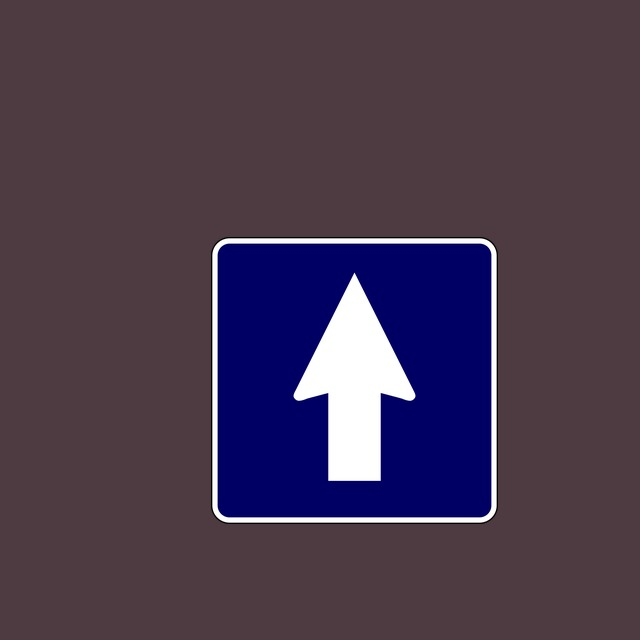
#> input picture ai/dataset_10/images/train/I_ONE_WAY_TRAFFIC_One-way traffic_04.jpg, 640 x 640 px
$ python -i live_sign_presence.py   (imports and definitions only)
#> lines starting #> are read from the running program, lines starting #| are printed output that depends on the picture; after the words box and inside, x2 and y2 are one past the last pixel; in counts of white or black regions, pixels touching at a corner belong together
"""
OpenCV checks that a live webcam crop actually contains a traffic sign.

Rejects faces, blank walls, and weak histogram false positives before catalog/YOLO.
"""
from __future__ import annotations

import logging

import cv2
import numpy as np
from django.conf import settings

logger = logging.getLogger(__name__)


def _read_bgr(image_path: str):
    try:
        return cv2.imread(str(image_path))
#> returned value is the input picture: shape (640, 640, 3); mean B, G, R 78.3, 58.3, 73.5
    except OSError:
        return None


def analyze_live_sign_presence(image_path: str) -> dict:
    """
    Return presence metrics for a live webcam crop.
    Keys: present, sign_color_ratio, skin_ratio, sign_blob_ratio, edge_density
    """
    img = _read_bgr(image_path)
    if img is None:
        return {
            'present': False,
            'sign_color_ratio': 0.0,
            'skin_ratio': 0.0,
            'sign_blob_ratio': 0.0,
            'edge_density': 0.0,
        }

    h, w = img.shape[:2]
#> h = 640; w = 640
    if h < 48 or w < 48:
        return {
            'present': False,
            'sign_color_ratio': 0.0,
            'skin_ratio': 0.0,
            'sign_blob_ratio': 0.0,
            'edge_density': 0.0,
        }

    area_total = float(h * w)
#> area_total = 409600
    hsv = cv2.cvtColor(img, cv2.COLOR_BGR2HSV)
#> hsv: shape (640, 640, 3); mean H, S, V 157.4, 89, 88.7

    skin = cv2.inRange(hsv, np.array([0, 28, 50]), np.array([22, 190, 255]))
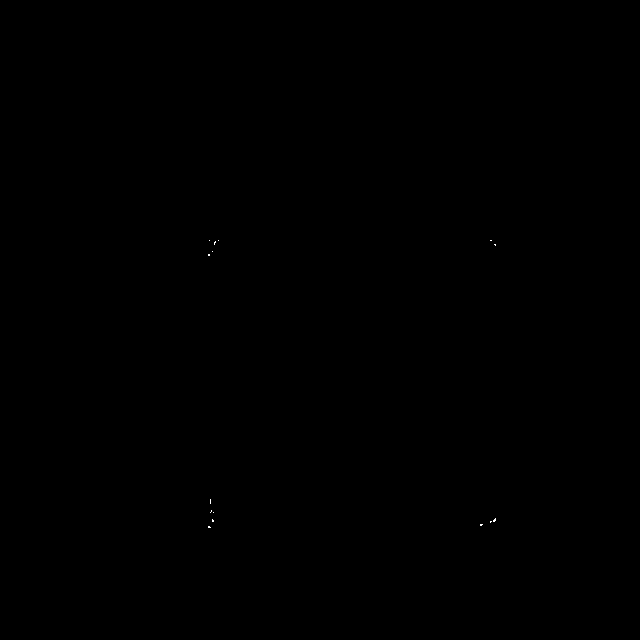
#> skin: shape (640, 640); 0.01% white in thin lines or dots, all inside (x1, y1, x2, y2) = (208, 240, 496, 528)
    skin |= cv2.inRange(hsv, np.array([0, 15, 40]), np.array([18, 160, 230]))
    skin_ratio = float(np.mean(skin > 0))
#> skin_ratio = 0.000134

    red = cv2.inRange(hsv, np.array([0, 70, 70]), np.array([12, 255, 255]))
#> red: shape (640, 640); every value is 0
    red |= cv2.inRange(hsv, np.array([165, 70, 70]), np.array([180, 255, 255]))
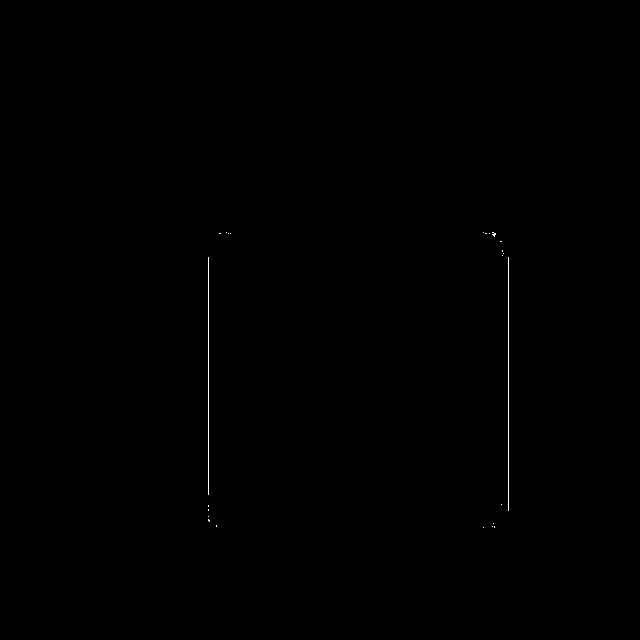
#> red: shape (640, 640); 0.13% white in thin lines or dots, all inside (x1, y1, x2, y2) = (208, 232, 509, 528)
    yellow = cv2.inRange(hsv, np.array([14, 70, 70]), np.array([42, 255, 255]))
    blue = cv2.inRange(hsv, np.array([88, 45, 45]), np.array([132, 255, 255]))
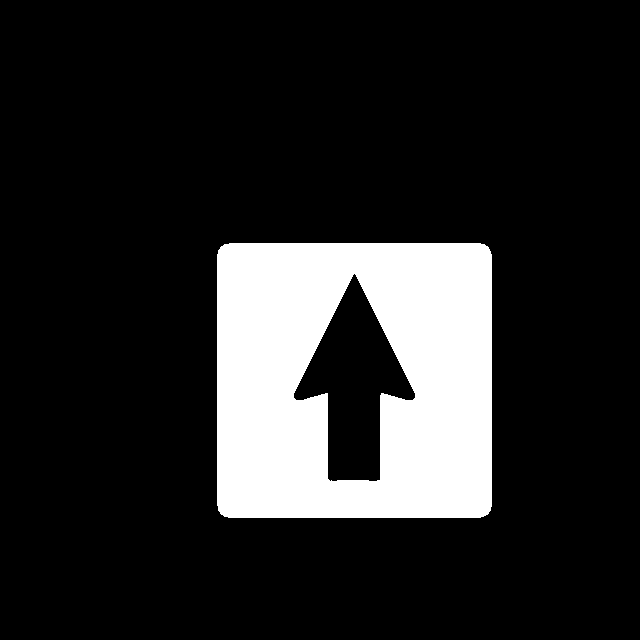
#> blue: shape (640, 640); 15.5% white; 1 white region, box (x1, y1, x2, y2) and area: (217, 243, 492, 518) 63446
    sign_mask = cv2.bitwise_or(cv2.bitwise_or(red, yellow), blue)
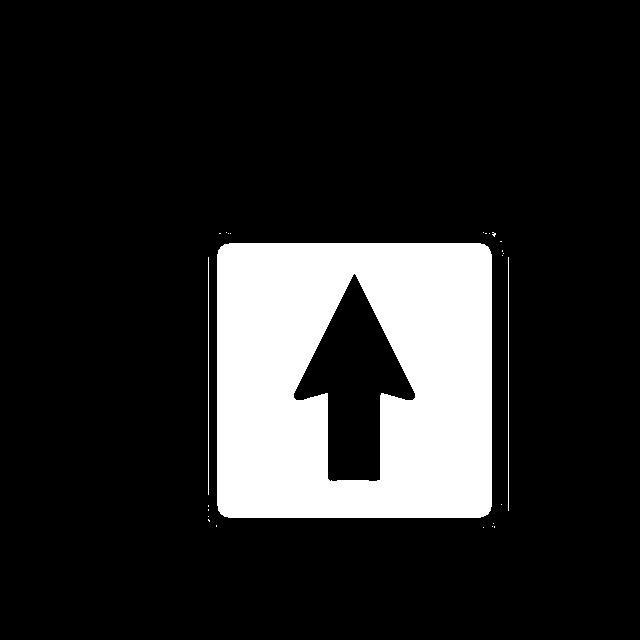
#> sign_mask: shape (640, 640); 15.6% white; 25 white regions (22 under 20 px), largest, box (x1, y1, x2, y2) and area: (217, 243, 492, 518) 63446, (508, 257, 509, 511) 254, (208, 257, 209, 495) 238
    sign_mask = cv2.morphologyEx(sign_mask, cv2.MORPH_CLOSE, np.ones((5, 5), np.uint8))
#> sign_mask: shape (640, 640); 15.6% white; 16 white regions (12 under 20 px)
    sign_color_ratio = float(np.count_nonzero(sign_mask)) / area_total
#> sign_color_ratio = 0.156

    sign_blob_ratio = 0.0
    contours, _ = cv2.findContours(sign_mask, cv2.RETR_EXTERNAL, cv2.CHAIN_APPROX_SIMPLE)
#> contours = 16 contours, 15 with area under 20; largest, box (x1, y1, x2, y2) and area: (217, 243, 492, 518) 74926
    for cnt in sorted(contours, key=cv2.contourArea, reverse=True)[:6]:
        blob_area = cv2.contourArea(cnt)
        ratio = blob_area / area_total
        if ratio < 0.025:
            continue
        x, y, bw, bh = cv2.boundingRect(cnt)
        aspect = bw / max(bh, 1)
        if 0.35 <= aspect <= 2.8:
            sign_blob_ratio = max(sign_blob_ratio, ratio)
            break
#> this loop made 1 pass
#> (blob_area, ratio, x, y, bw, bh, aspect, sign_blob_ratio) on pass 1: (74926, 0.183, 217, 243, 275, 275, 1, 0.183)

    gray = cv2.cvtColor(img, cv2.COLOR_BGR2GRAY)
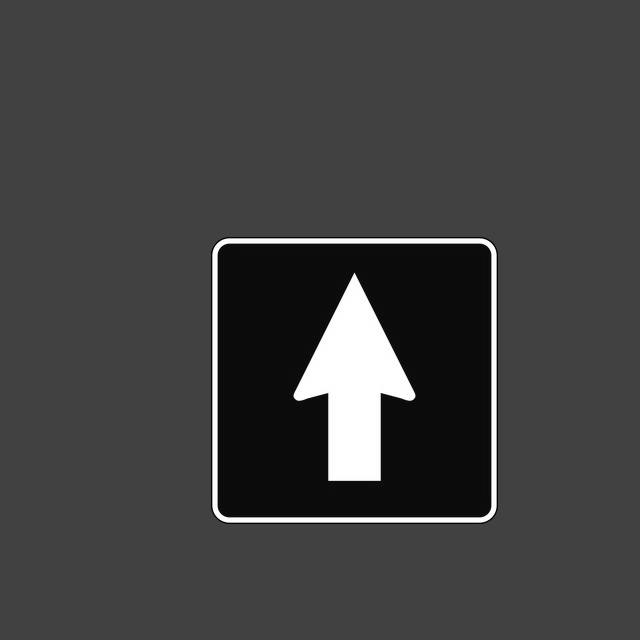
#> gray: shape (640, 640); min 1, max 255, mean 64.8
    edges = cv2.Canny(gray, 70, 170)
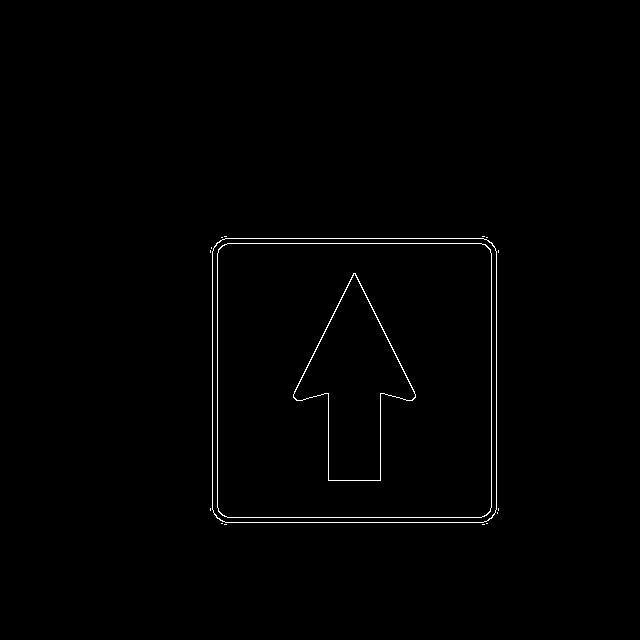
#> edges: shape (640, 640); 0.71% white in thin lines or dots, all inside (x1, y1, x2, y2) = (210, 236, 499, 525)
    edge_density = float(np.count_nonzero(edges)) / area_total
#> edge_density = 0.00712

    light_bg = float(np.mean(gray >= 210))
#> light_bg = 0.04
    cx0, cy0 = int(w * 0.2), int(h * 0.2)
#> cx0 = 128; cy0 = 128
    cx1, cy1 = int(w * 0.8), int(h * 0.8)
#> cx1 = 512; cy1 = 512
    center_hsv = hsv[cy0:cy1, cx0:cx1]
#> center_hsv: shape (384, 384, 3); mean H, S, V 135, 135.7, 106
    center_mask = sign_mask[cy0:cy1, cx0:cx1]
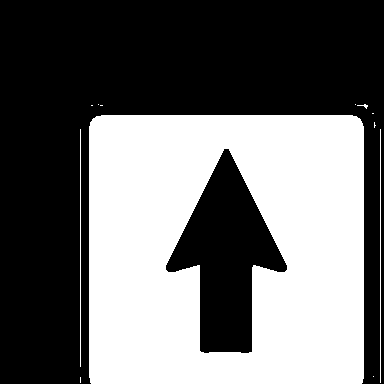
#> center_mask: shape (384, 384); 42.3% white; 12 white regions (8 under 20 px), largest, box (x1, y1, x2, y2) and area: (89, 115, 364, 384) 61873, (380, 129, 381, 383) 254, (80, 129, 81, 367) 238, (357, 104, 368, 109) 20
    center_color_ratio = float(np.count_nonzero(center_mask)) / max((cx1 - cx0) * (cy1 - cy0), 1)
#> center_color_ratio = 0.423
    center_skin = cv2.inRange(center_hsv, np.array([0, 28, 50]), np.array([22, 190, 255]))
#> center_skin: shape (384, 384); 0.02% white in thin lines or dots, all inside (x1, y1, x2, y2) = (80, 112, 368, 384)
    center_skin |= cv2.inRange(center_hsv, np.array([0, 15, 40]), np.array([18, 160, 230]))
    center_skin_ratio = float(np.mean(center_skin > 0))
#> center_skin_ratio = 0.000183

#> (the run stopped early here; a loop or call above may not have finished)

$ run again, on ai/dataset_10/images/train/NO_ENTRY_No entry_05.jpg
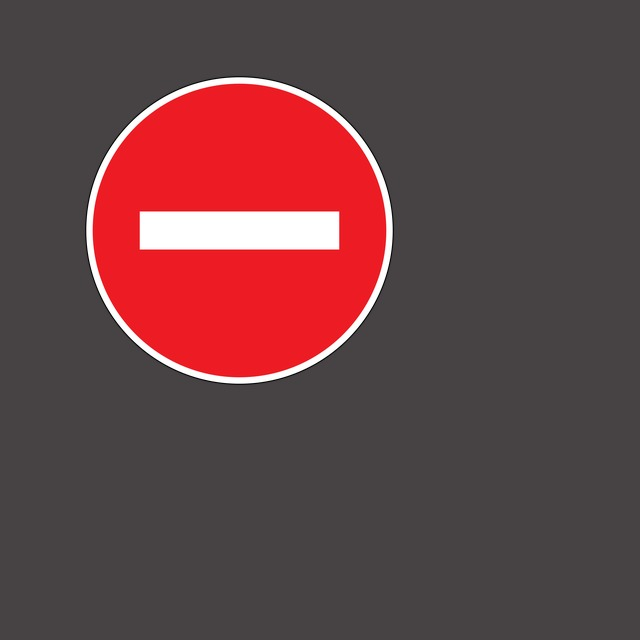
#> input picture ai/dataset_10/images/train/NO_ENTRY_No entry_05.jpg, 640 x 640 px
#> in _read_bgr, returned value is the input picture: shape (640, 640, 3); mean B, G, R 69.3, 67.2, 101.1
#> hsv: shape (640, 640, 3); mean H, S, V 168.8, 44.8, 101.2
#> in analyze_live_sign_presence, `skin |= cv2.inRange(hsv, np.array([0, 15, 40]), np.array([18, 160, 230..`:
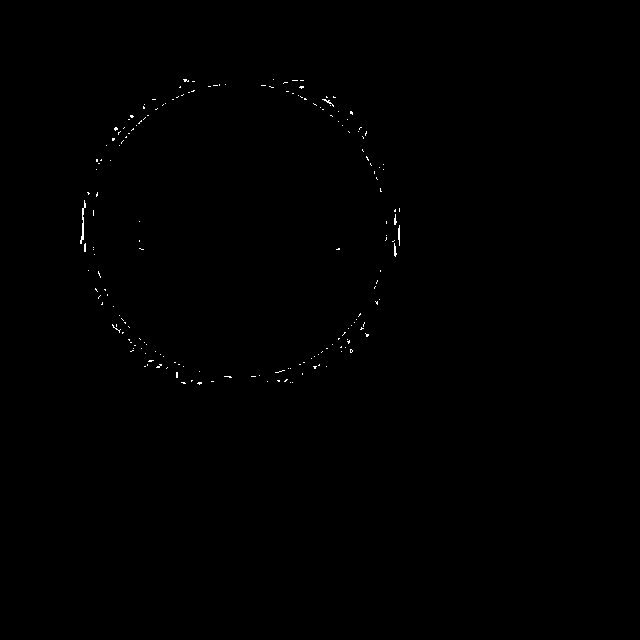
#> skin: shape (640, 640); 0.2% white in thin lines or dots, all inside (x1, y1, x2, y2) = (80, 79, 400, 385)
#> skin_ratio = 0.00198
#> yellow: shape (640, 640); every value is 0
#> sign_color_ratio = 0.148
#> contours = 1 contour; box (x1, y1, x2, y2) and area: (92, 83, 387, 378) 67518
#> the loop in analyze_live_sign_presence, `for cnt in sorted(contours, key=cv2.contourArea, reverse=True)[:6]:` made 1 pass
#> (blob_area, ratio, x, y, bw, bh, aspect, sign_blob_ratio) on pass 1: (67518, 0.165, 92, 83, 295, 295, 1, 0.165)
#> edges: shape (640, 640); 0.65% white in thin lines or dots, all inside (x1, y1, x2, y2) = (86, 77, 393, 384)
#> edge_density = 0.00651
#> light_bg = 0.0314
#> center_hsv: shape (384, 384, 3); mean H, S, V 164.2, 83.8, 139
#> center_mask: shape (384, 384); 33.5% white; 1 white region, box (x1, y1, x2, y2) and area: (0, 0, 259, 250) 49416
#> center_color_ratio = 0.335
#> in analyze_live_sign_presence, `center_skin |= cv2.inRange(center_hsv, np.array([0, 15, 40]), np.array..`:
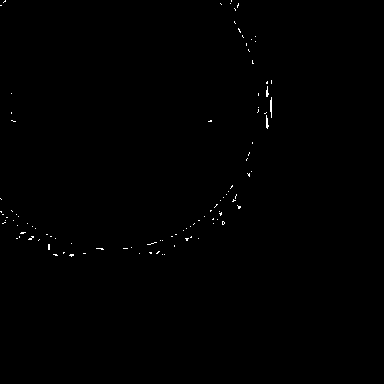
#> center_skin: shape (384, 384); 0.27% white in thin lines or dots, all inside (x1, y1, x2, y2) = (0, 0, 272, 257)
#> center_skin_ratio = 0.00267
